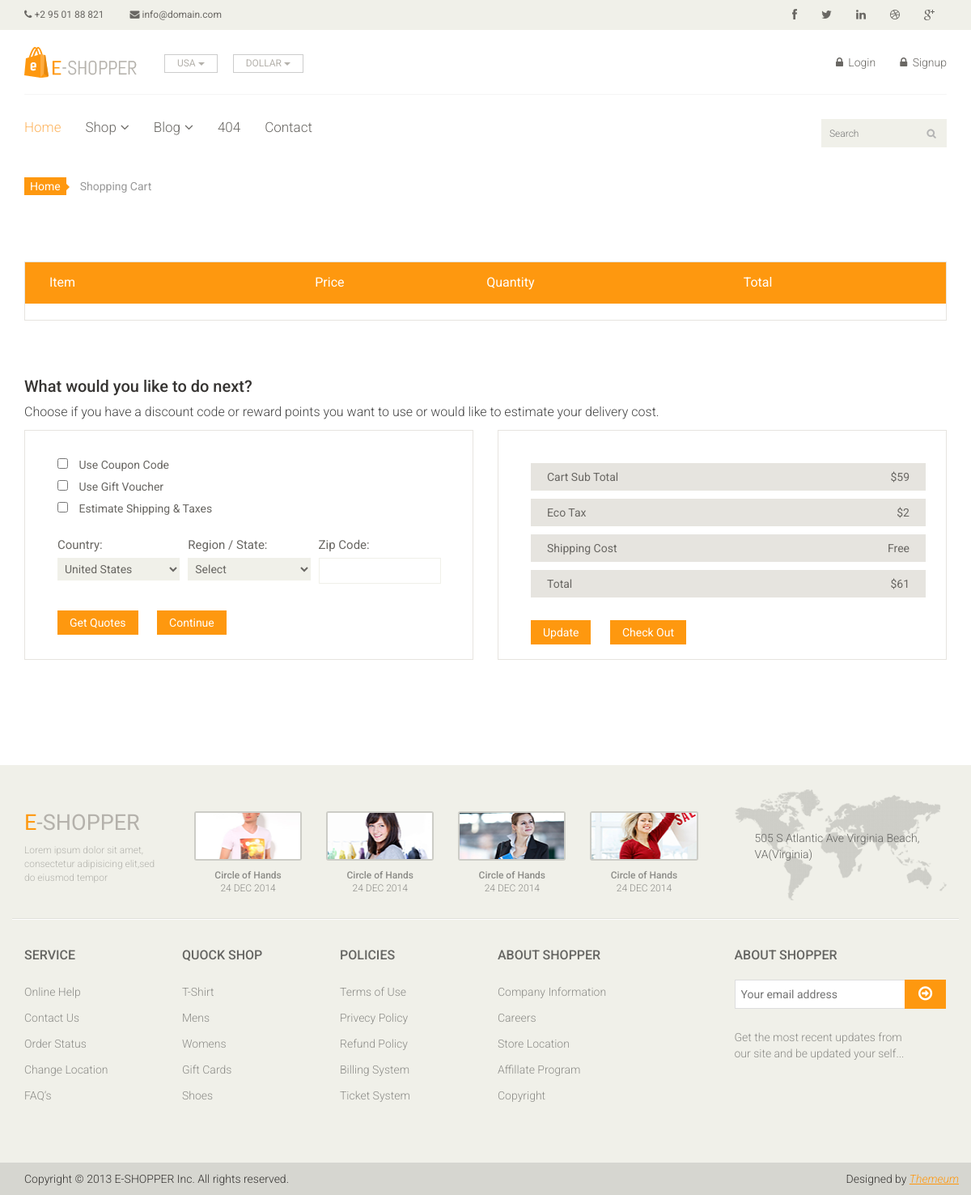
Page /cart on the earlier database version.
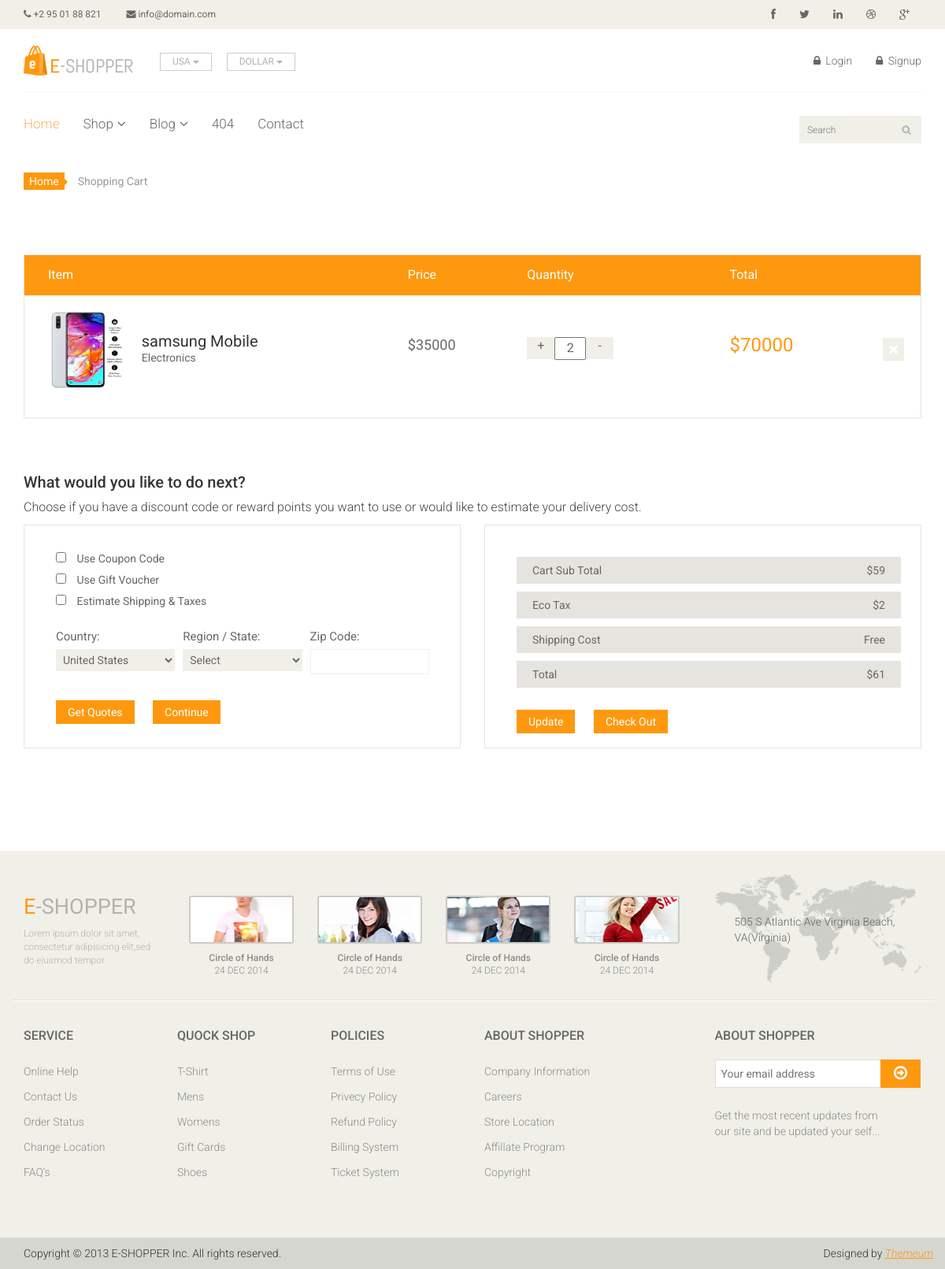
Same page on the later database version.
### home/models.py (models this page shows, shortened)
class Cart(models.Model):
	username = models.CharField(max_length = 300)
	slug = models.CharField(max_length = 300)
	quantity = models.IntegerField(default = 1)
	date = models.DateTimeField(auto_now_add = True)
	checkout = models.BooleanField(default = False)
	items = models.ForeignKey(Product,on_delete = models.CASCADE,null = True)
	total = models.IntegerField(default = 0)
	def remove_cart(self):
		return reverse("home:remove-cart",kwargs = {'slug':self.slug})

class Product(models.Model):
	title = models.CharField(max_length = 500)
	slug = models.CharField(max_length = 500, default = "",blank = True)
	price = models.IntegerField()
	discounted_price = models.IntegerField()
	status =  models.CharField(max_length = 100,choices = (('active','active'),('','inactive')))
	image = models.ImageField(upload_to = 'media')
	description = models.TextField(blank = True)
	labels = models.CharField(max_length = 100,choices = (('new','new'),('hot','hot'),('sale','sale')))
	category = models.ForeignKey(Category,on_delete = models.CASCADE)
	subcategory = models.ForeignKey(SubCategory,on_delete = models.CASCADE)
	brand = models.ForeignKey(Brand,on_delete = models.CASCADE,null = True)
	stock = models.CharField(max_length = 100,choices = (('In Stock','In Stock'),('Out of Stock','Out of Stock')))

class Category(models.Model):
	title = models.CharField(max_length = 400)
	slug = models.CharField(max_length = 500, unique = True)
	description = models.TextField()
	def __str__(self):
		return self.title

### home/views.py (the view)
# urls.py: path('cart', CartView.as_view(), name='cart'),
class CartView(BaseView):
	def get(self,request):
		self.views['my_cart']=Cart.objects.filter(username = request.user.username,checkout = False)
		return render(request,'cart.html',self.views)

### templates/cart.html (shortened to what this page needs)
{% extends 'base.html' %}
{% load static %}
{% block content %}
	<section id="cart_items">
		<div class="container">
			<div class="breadcrumbs">
				<ol class="breadcrumb">
				  <li><a href="#">Home</a></li>
				  <li class="active">Shopping Cart</li>
				</ol>
			</div>
			<div class="table-responsive cart_info">
				<table class="table table-condensed">
					<thead>
						<tr class="cart_menu">
							<td class="image">Item</td>
							<td class="description"></td>
							<td class="price">Price</td>
							<td class="quantity">Quantity</td>
							<td class="total">Total</td>
							<td></td>
						</tr>
					</thead>
					<tbody>
						{% for cart in my_cart %}
						<tr>
							<td class="cart_product">
								<a href=""><img src="{{cart.items.image.url}}" height = "100" width = "100" alt=""></a>
							</td>
							<td class="cart_description">
								<h4><a href="">{{cart.items.title}}</a></h4>
								<p>{{cart.items.category}}</p>
							</td>
							<td class="cart_price">
								<p>${{cart.items.price}}</p>
							</td>
							<td class="cart_quantity">
								<div class="cart_quantity_button">
									<a class="cart_quantity_up" href=""> + </a>
									<input class="cart_quantity_input" type="text" name="quantity" value="{{cart.quantity}}" autocomplete="off" size="2">
									<a class="cart_quantity_down" href=""> - </a>
								</div>
							</td>
							<td class="cart_total">
								<p class="cart_total_price">${{cart.total}}</p>
							</td>
							<td class="cart_delete">
								<a class="cart_quantity_delete" href="{{cart.remove_cart}}"><i class="fa fa-times"></i></a>
							</td>
						</tr>
						{% endfor %}
					</tbody>
				</table>
			</div>
		</div>
	</section>
	<section id="do_action">
		<div class="container">
			<div class="heading">
				<h3>What would you like to do next?</h3>
				<p>Choose if you have a discount code or reward points you want to use or would like to estimate your delivery cost.</p>
			</div>
			<div class="row">
				<div class="col-sm-6">
					<div class="chose_area">
						<ul class="user_option">
							<li>
								<input type="checkbox">
								<label>Use Coupon Code</label>
							</li>
							<li>
								<input type="checkbox">
								<label>Use Gift Voucher</label>
							</li>
							<li>
								<input type="checkbox">
								<label>Estimate Shipping & Taxes</label>
							</li>
						</ul>
						<ul class="user_info">
							<li class="single_field">
								<label>Country:</label>
								<select>
									<option>United States</option>
								</select>
							</li>
							<li class="single_field">
								<label>Region / State:</label>
								<select>
									<option>Select</option>
								</select>
							</li>
							<li class="single_field zip-field">
								<label>Zip Code:</label>
								<input type="text">
							</li>
						</ul>
						<a class="btn btn-default update" href="">Get Quotes</a>
						<a class="btn btn-default check_out" href="">Continue</a>
					</div>
				</div>
				<div class="col-sm-6">
					<div class="total_area">
						<ul>
							<li>Cart Sub Total <span>$59</span></li>
							<li>Eco Tax <span>$2</span></li>
							<li>Shipping Cost <span>Free</span></li>
							<li>Total <span>$61</span></li>
						</ul>
							<a class="btn btn-default update" href="">Update</a>
							<a class="btn btn-default check_out" href="">Check Out</a>
					</div>
				</div>
			</div>
		</div>
	</section>
	{% endblock %}

### templates/base.html (shortened to what this page needs)
<!DOCTYPE html>
{% load static %}
<html lang="en">
<head>
    <link href="{% static 'css/bootstrap.min.css' %}" rel="stylesheet">
    <link href="{% static 'css/font-awesome.min.css' %}" rel="stylesheet">
    <link href="{% static 'css/prettyPhoto.css' %}" rel="stylesheet">
    <link href="{% static 'css/price-range.css' %}" rel="stylesheet">
    <link href="{% static 'css/animate.css' %}" rel="stylesheet">
	<link href="{% static 'css/main.css' %}" rel="stylesheet">
	<link href="{% static 'css/responsive.css' %}" rel="stylesheet">
</head>
<body>
	<header id="header">
		<div class="header_top">
			<div class="container">
				<div class="row">
					<div class="col-sm-6">
						<div class="contactinfo">
							<ul class="nav nav-pills">
								<li><a href="#"><i class="fa fa-phone"></i> +2 95 01 88 821</a></li>
								<li><a href="#"><i class="fa fa-envelope"></i> info@domain.com</a></li>
							</ul>
						</div>
					</div>
					<div class="col-sm-6">
						<div class="social-icons pull-right">
							<ul class="nav navbar-nav">
								<li><a href="#"><i class="fa fa-facebook"></i></a></li>
								<li><a href="#"><i class="fa fa-twitter"></i></a></li>
								<li><a href="#"><i class="fa fa-linkedin"></i></a></li>
								<li><a href="#"><i class="fa fa-dribbble"></i></a></li>
								<li><a href="#"><i class="fa fa-google-plus"></i></a></li>
							</ul>
						</div>
					</div>
				</div>
			</div>
		</div>
		<div class="header-middle">
			<div class="container">
				<div class="row">
					<div class="col-sm-4">
						<div class="logo pull-left">
							<a href="index.html"><img src="images/home/logo.png" alt="" /></a>
						</div>
						<div class="btn-group pull-right">
							<div class="btn-group">
								<button type="button" class="btn btn-default dropdown-toggle usa" data-toggle="dropdown">
									USA
									<span class="caret"></span>
								</button>
							</div>
							<div class="btn-group">
								<button type="button" class="btn btn-default dropdown-toggle usa" data-toggle="dropdown">
									DOLLAR
									<span class="caret"></span>
								</button>
							</div>
						</div>
					</div>
					<div class="col-sm-8">
						<div class="shop-menu pull-right">
							<ul class="nav navbar-nav">
								{% if user.is_authenticated %}
								<li><a href="#"><i class="fa fa-user"></i> {{user.username}}</a></li>
								<li><a href="#"><i class="fa fa-star"></i> Wishlist</a></li>
								<li><a href="checkout.html"><i class="fa fa-crosshairs"></i> Checkout</a></li>
								<li><a href="cart"><i class="fa fa-shopping-cart"></i> Cart</a></li>
								<li><a href="/accounts/logout"><i class="fa fa-lock"></i> Logout</a></li>
								{% else %}
								<li><a href="/accounts/login"><i class="fa fa-lock"></i> Login</a></li>
								<li><a href="/signup"><i class="fa fa-lock"></i> Signup</a></li>
								{% endif %}
							</ul>
						</div>
					</div>
				</div>
			</div>
		</div>
		<div class="header-bottom">
			<div class="container">
				<div class="row">
					<div class="col-sm-9">
						<div class="mainmenu pull-left">
							<ul class="nav navbar-nav collapse navbar-collapse">
								<li><a href="index.html" class="active">Home</a></li>
								<li class="dropdown"><a href="#">Shop<i class="fa fa-angle-down"></i></a>
                                </li>
								<li class="dropdown"><a href="#">Blog<i class="fa fa-angle-down"></i></a>
                                </li>
								<li><a href="404.html">404</a></li>
								<li><a href="contact-us.html">Contact</a></li>
							</ul>
						</div>
					</div>
					<div class="col-sm-3">
						<form action="{% url 'home:search' %}" method = "GET">
						<div class="search_box pull-right">
							<input type="text" name = "query" placeholder="Search"/>
						</div>
					</form>
					</div>
				</div>
			</div>
		</div>
	</header>
{% block content %}
{% endblock %}
	<footer id="footer">
		<div class="footer-top">
			<div class="container">
				<div class="row">
					<div class="col-sm-2">
						<div class="companyinfo">
							<h2><span>e</span>-shopper</h2>
							<p>Lorem ipsum dolor sit amet, consectetur adipisicing elit,sed do eiusmod tempor</p>
						</div>
					</div>
					<div class="col-sm-7">
						<div class="col-sm-3">
							<div class="video-gallery text-center">
								<a href="#">
									<div class="iframe-img">
										<img src="images/home/iframe1.png" alt="" />
									</div>
								</a>
								<p>Circle of Hands</p>
								<h2>24 DEC 2014</h2>
							</div>
						</div>
						<div class="col-sm-3">
							<div class="video-gallery text-center">
								<a href="#">
									<div class="iframe-img">
										<img src="images/home/iframe2.png" alt="" />
									</div>
								</a>
								<p>Circle of Hands</p>
								<h2>24 DEC 2014</h2>
							</div>
						</div>
						<div class="col-sm-3">
							<div class="video-gallery text-center">
								<a href="#">
									<div class="iframe-img">
										<img src="images/home/iframe3.png" alt="" />
									</div>
								</a>
								<p>Circle of Hands</p>
								<h2>24 DEC 2014</h2>
							</div>
						</div>
						<div class="col-sm-3">
							<div class="video-gallery text-center">
								<a href="#">
									<div class="iframe-img">
										<img src="images/home/iframe4.png" alt="" />
									</div>
								</a>
								<p>Circle of Hands</p>
								<h2>24 DEC 2014</h2>
							</div>
						</div>
					</div>
					<div class="col-sm-3">
						<div class="address">
							<img src="images/home/map.png" alt="" />
							<p>505 S Atlantic Ave Virginia Beach, VA(Virginia)</p>
						</div>
					</div>
				</div>
			</div>
		</div>
		<div class="footer-widget">
			<div class="container">
				<div class="row">
					<div class="col-sm-2">
						<div class="single-widget">
							<h2>Service</h2>
							<ul class="nav nav-pills nav-stacked">
								<li><a href="#">Online Help</a></li>
								<li><a href="#">Contact Us</a></li>
								<li><a href="#">Order Status</a></li>
								<li><a href="#">Change Location</a></li>
								<li><a href="#">FAQ’s</a></li>
							</ul>
						</div>
					</div>
					<div class="col-sm-2">
						<div class="single-widget">
							<h2>Quock Shop</h2>
							<ul class="nav nav-pills nav-stacked">
								<li><a href="#">T-Shirt</a></li>
								<li><a href="#">Mens</a></li>
								<li><a href="#">Womens</a></li>
								<li><a href="#">Gift Cards</a></li>
								<li><a href="#">Shoes</a></li>
							</ul>
						</div>
					</div>
					<div class="col-sm-2">
						<div class="single-widget">
							<h2>Policies</h2>
							<ul class="nav nav-pills nav-stacked">
								<li><a href="#">Terms of Use</a></li>
								<li><a href="#">Privecy Policy</a></li>
								<li><a href="#">Refund Policy</a></li>
								<li><a href="#">Billing System</a></li>
								<li><a href="#">Ticket System</a></li>
							</ul>
						</div>
					</div>
					<div class="col-sm-2">
						<div class="single-widget">
							<h2>About Shopper</h2>
							<ul class="nav nav-pills nav-stacked">
								<li><a href="#">Company Information</a></li>
								<li><a href="#">Careers</a></li>
								<li><a href="#">Store Location</a></li>
								<li><a href="#">Affillate Program</a></li>
								<li><a href="#">Copyright</a></li>
							</ul>
						</div>
					</div>
					<div class="col-sm-3 col-sm-offset-1">
						<div class="single-widget">
							<h2>About Shopper</h2>
							<form action="#" class="searchform">
								<input type="text" placeholder="Your email address" />
								<button type="submit" class="btn btn-default"><i class="fa fa-arrow-circle-o-right"></i></button>
								<p>Get the most recent updates from <br />our site and be updated your self...</p>
							</form>
						</div>
					</div>
				</div>
			</div>
		</div>
		<div class="footer-bottom">
			<div class="container">
				<div class="row">
					<p class="pull-left">Copyright © 2013 E-SHOPPER Inc. All rights reserved.</p>
					<p class="pull-right">Designed by <span><a target="_blank" href="http://www.themeum.com">Themeum</a></span></p>
				</div>
			</div>
		</div>
	</footer>
</body>
</html>

Differences in the rows shown:
added Cart: items.image (picture), items "samsung Mobile", items.category "Electronics", items.price "35000", quantity "2", total "70000"
